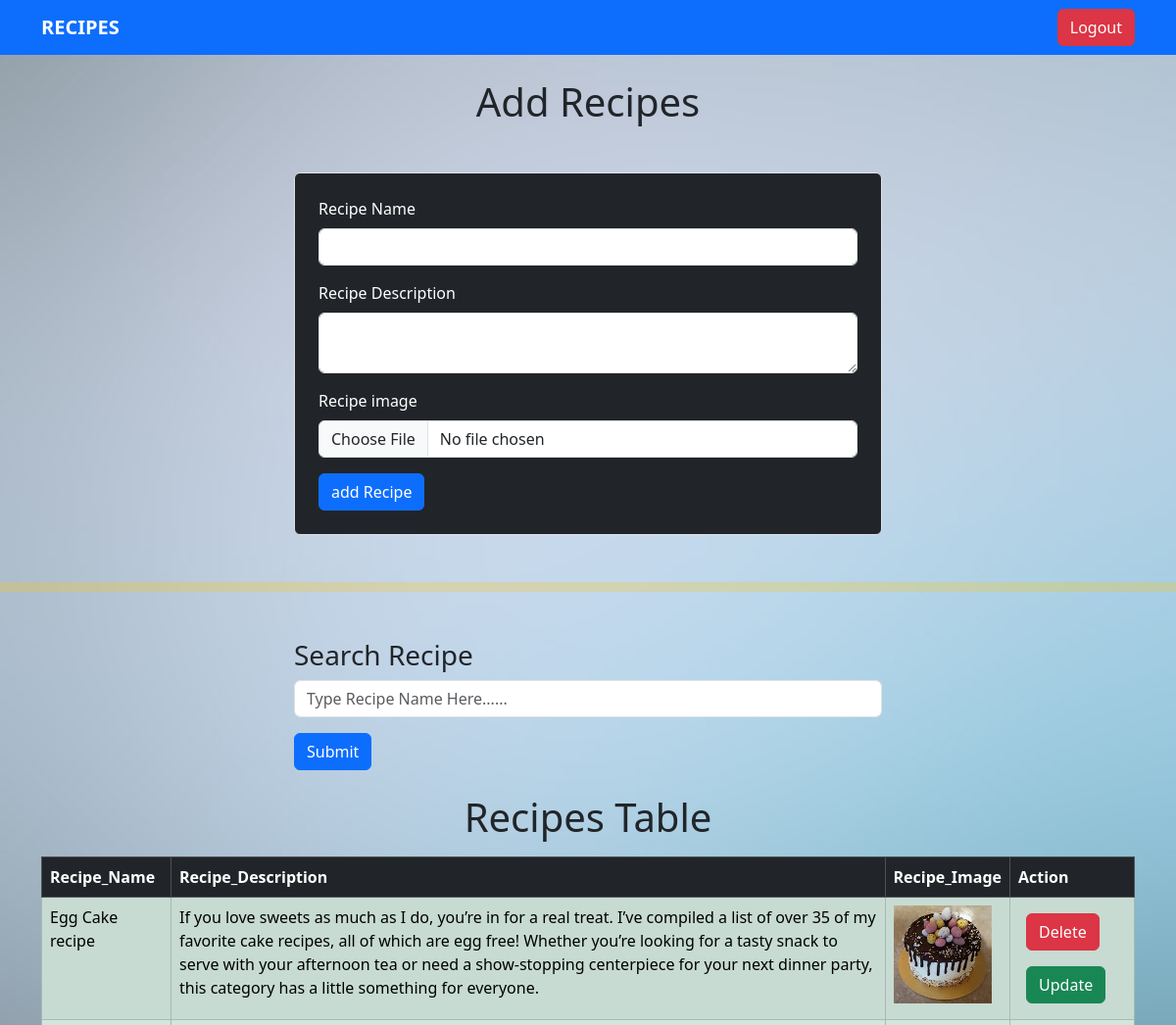
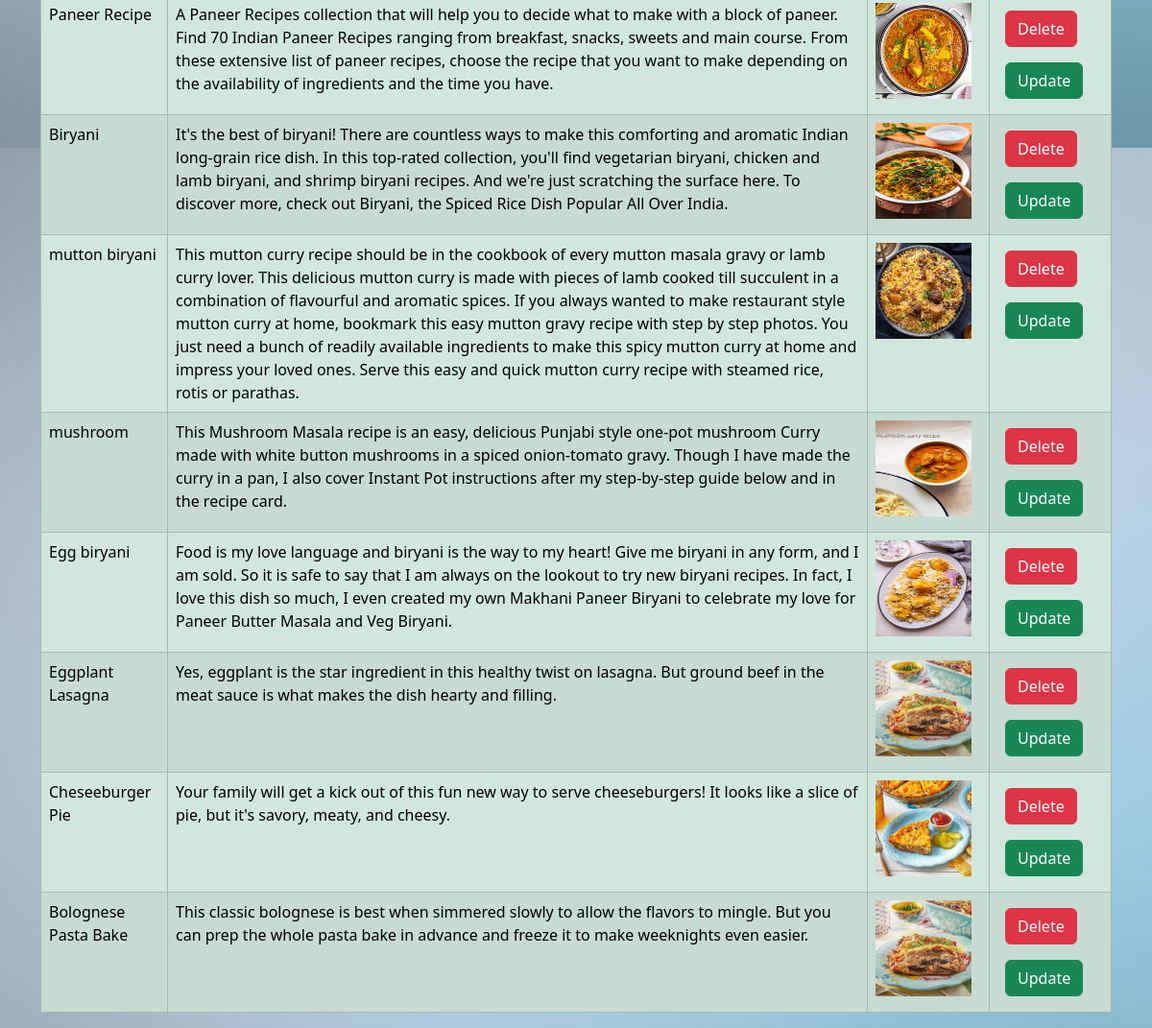
The page /recipe/ (signed in) on the database its author committed (2 pictures, top to bottom).
### recipe/models.py (models this page shows)
class Recipe(models.Model):
    user = models.ForeignKey(User, on_delete=models.SET_NULL, null=True)
    recipe_name = models.CharField(max_length=100)
    recipe_description = models.TextField()
    recipe_img = models.ImageField( upload_to= "images")

### recipe/views.py (the view, shortened to what this page needs)
# urls.py: path('recipe/',recipe, name= "recipe"),
@login_required(login_url= "/login")
def recipe(request):
    recipes = Recipe.objects.all()
    if request.GET.get('Search'):
        recipes = recipes.filter(recipe_name__icontains = request.GET.get('Search'))
    return render(request , 'index.html', context={"recipes" : recipes})

### recipe/templates/index.html (shortened to what this page needs)
{% extends 'base.html' %}
{% block start %}
  <h1 class="text-center mt-4">Add Recipes</h1>
    <form method="post" class="w-50 m-auto border p-4 mt-5 rounded bg-dark text-white" enctype="multipart/form-data">
        <div class="mb-3">
          <label for="exampleInputEmail1" class="form-label">Recipe Name</label>
          <input type="text" name="recipe_name" class="form-control" id="exampleInputEmail1" aria-describedby="emailHelp"  required>
        </div>
        <div class="mb-3">
          <label for="exampleInputPassword1" class="form-label">Recipe Description</label>
          <textarea required  class="form-control" name="recipe_description"></textarea>
        </div>
        <div class="mb-3 ">
            <label for="exampleInputPassword1" class="form-label">Recipe image</label>
            <input type="file" name="recipe_img" class="form-control" id="exampleInputPassword1" required>
        </div>
        <button type="submit" class="btn btn-primary">add Recipe</button>
      </form>
      <hr class="border border-5 border-warning mt-5">
      <form method="get" action=" " class="w-50 m-auto mt-5 ">
        <div class="mb-3">
          <h3 class="form-label">Search Recipe</h3>
          <input placeholder="Type Recipe Name Here......" type="text" name="Search" class="form-control"  aria-describedby="emailHelp" required>
        </div>
        <button class="btn btn-primary" type="submit" >Submit</button>
      </form>
      <h1 class="text-center mt-4 mb-3">Recipes Table</h1>
      <div class="container">
        <table class="table table-bordered table-success table-hover table-striped">
          <thead class="table-dark">
            <tr>
              <th>Recipe_Name</th>
              <th>Recipe_Description</th>
              <th>Recipe_Image</th>
              <th>Action</th>
          </tr>
          </thead>
          <tbody>
            {% for recipe in recipes %}
            <tr>
              <td>{{recipe.recipe_name}}</td>
              <td>{{recipe.recipe_description}}</td>
              <td>
                <img src="/media/{{recipe.recipe_img}}" alt="">
              </td>
              <td>
                <a class="btn btn-danger m-2" href="/delete-recipe/{{recipe.id}}">Delete</a>
                <a class="btn btn-success m-2" href="/update-recipe/{{recipe.id}}">Update</a>
              </td>
            </tr>
            {% endfor %}
          </tbody>
        </table>
      </div>
{% endblock %}

### recipe/templates/base.html (shortened to what this page needs)
<!DOCTYPE html>
<html lang="en">
<head>
    <link rel="stylesheet" href="https://cdn.jsdelivr.net/npm/bootstrap@5.3.1/dist/css/bootstrap.min.css">
</head>
<body>
    <nav class="navbar bg-primary">
        <div class="container">
          <a class="navbar-brand text-white" style="font-weight: bold;"> RECIPES</a>
          <form class="d-flex" role="search">
            <a href="/logout" class="btn btn-danger" type="submit">Logout</a>
          </form>
        </div>
      </nav>
        {% block start %}
        {% endblock %}
</body>
</html>

### recipe/templates/index.html (style rules this page uses)
img { height: 100px; width: 100px; }
body { background-image: url(/media/images/blurred-background-1.jpg); width: 100%; height: auto; justify-content: center; }

### rows shown on the page
Recipe: recipe_name "Egg Cake recipe", recipe_description "If you love sweets as much as I do, you’re in for a real treat. I’ve compiled a list of over 35 of my favorite cake recipes, all of which are egg free! Whether you’re looking for a tasty snack to serve with your afternoon tea or need a show-stopping centerpiece for your next dinner party, this category has a little something for everyone.", recipe_img (picture)
Recipe: recipe_name "Paneer Recipe", recipe_description "A Paneer Recipes collection that will help you to decide what to make with a block of paneer. Find 70 Indian Paneer Recipes ranging from breakfast, snacks, sweets and main course. From these extensive list of paneer recipes, choose the recipe that you want to make depending on the availability of ingredients and the time you have.", recipe_img (picture)
Recipe: recipe_name "Biryani", recipe_description "It's the best of biryani! There are countless ways to make this comforting and aromatic Indian long-grain rice dish. In this top-rated collection, you'll find vegetarian biryani, chicken and lamb biryani, and shrimp biryani recipes. And we're just scratching the surface here. To discover more, check out Biryani, the Spiced Rice Dish Popular All Over India.", recipe_img (picture)
Recipe: recipe_name "mutton biryani", recipe_description "This mutton curry recipe should be in the cookbook of every mutton masala gravy or lamb curry lover. This delicious mutton curry is made with pieces of lamb cooked till succulent in a combination of flavourful and aromatic spices. If you always wanted to make restaurant style mutton curry at home, bookmark this easy mutton gravy recipe with step by step photos. You just need a bunch of readily available ingredients to make this spicy mutton curry at home and impress your loved ones. Serve this easy and quick mutton curry recipe with steamed rice, rotis or parathas.", recipe_img (picture)
Recipe: recipe_name "mushroom", recipe_description "This Mushroom Masala recipe is an easy, delicious Punjabi style one-pot mushroom Curry made with white button mushrooms in a spiced onion-tomato gravy. Though I have made the curry in a pan, I also cover Instant Pot instructions after my step-by-step guide below and in the recipe card.", recipe_img (picture)
Recipe: recipe_name "Egg biryani", recipe_description "Food is my love language and biryani is the way to my heart! Give me biryani in any form, and I am sold. So it is safe to say that I am always on the lookout to try new biryani recipes. In fact, I love this dish so much, I even created my own Makhani Paneer Biryani to celebrate my love for Paneer Butter Masala and Veg Biryani.", recipe_img (picture)
Recipe: recipe_name "Eggplant Lasagna", recipe_description "Yes, eggplant is the star ingredient in this healthy twist on lasagna. But ground beef in the meat sauce is what makes the dish hearty and filling.", recipe_img (picture)
Recipe: recipe_name "Cheseeburger Pie", recipe_description "Your family will get a kick out of this fun new way to serve cheeseburgers! It looks like a slice of pie, but it's savory, meaty, and cheesy.", recipe_img (picture)
Recipe: recipe_name "Bolognese Pasta Bake", recipe_description "This classic bolognese is best when simmered slowly to allow the flavors to mingle. But you can prep the whole pasta bake in advance and freeze it to make weeknights even easier.", recipe_img (picture)
